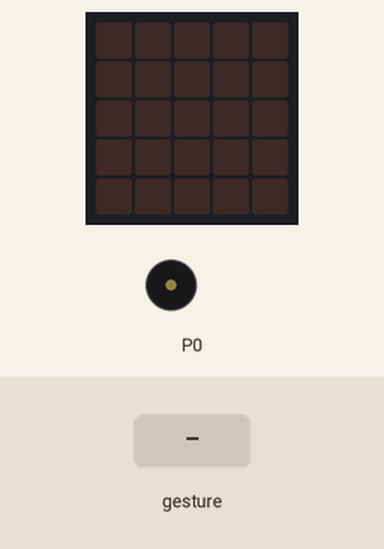
Recording of a program running on a simulated BBC micro:bit (MakeCode). On the bench: the board's 5×5 LED display, buzzer (waves = sounding). The inputs (shaded band) are chosen by the test bench. Random numbers come from a fixed seed; a tilt is held for 1.5 s and a shake lasts 1 s, then the board lies face up again.

Above: at 1.2 s.
1.3 s: gesture 'shake'
At 2.2 s:
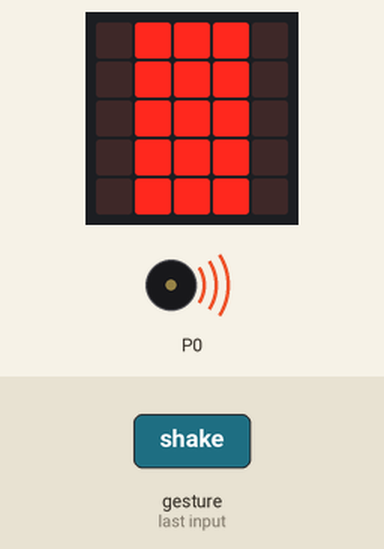
At 6.5 s:
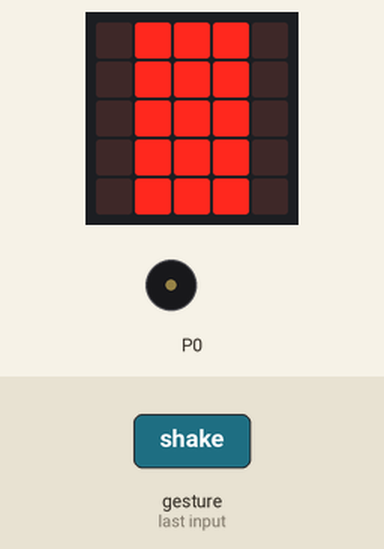
Timing chart, 0 to 8.0 s (numbered marks = the images above; inputs shaded):
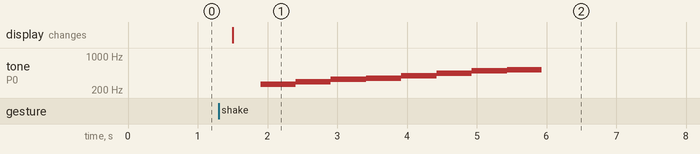

The program:

main.ts
```typescript
input.onGesture(Gesture.Shake, function () {
    if (randint(1, 3) == 1) {
        basic.showLeds(`
            . # # # .
            . # # # .
            . # # # .
            . # # # .
            . # # # .
            `)
        music.playMelody("C D E F G A B C5 ", 120)
    } else if (randint(1, 3) == 2) {
        basic.showLeds(`
            . . # . .
            . # # # .
            # # # # #
            . # # # .
            . . # . .
            `)
        music.playMelody("C5 A B G A F G E ", 120)
    } else if (randint(1, 3) == 3) {
        basic.showLeds(`
            . # . # .
            . # . # .
            . . # . .
            . # . # .
            # # . # #
            `)
        music.playMelody("G B A G C5 B A B ", 120)
    } else {

    }
})
```

test.ts
```typescript
// aquí va el archivo "tests"; esto no se compilará cuando este paquete se utilice como una extensión.
```

Measured:
- after the input at 1.3 s, tone on P0: plays 262 Hz for 0.51 s, 294 Hz for 0.51 s, 330 Hz for 0.51 s, 349 Hz for 0.51 s, 392 Hz for 0.51 s, 440 Hz for 0.51 s … (8 notes in this stretch), starting after 0.60 s; the display: changes after 0.20 s (image 1)
